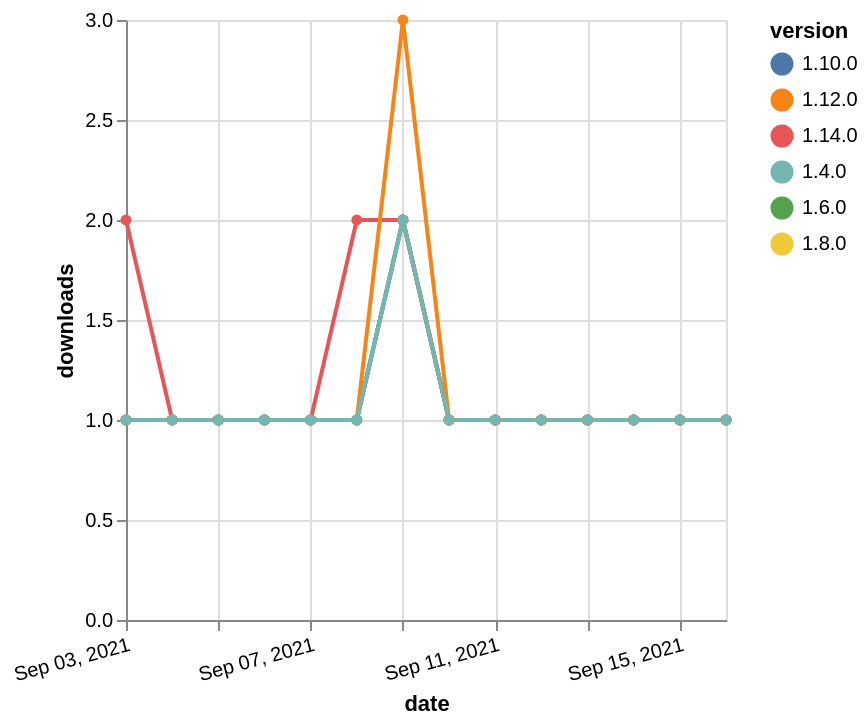

Vega-Lite specification for this chart:
### Vega-Lite specification from a JSON file in a GitHub repository (floating-point values rounded to 4 significant figures)
{"$schema": "https://vega.github.io/schema/vega-lite/v5.json", "description": "A simple bar chart with embedded data.", "data": {"values": [{"date": "2021-09-03", "total": 194, "delta": 1, "version": "1.6.0"}, {"date": "2021-09-04", "total": 195, "delta": 1, "version": "1.6.0"}, {"date": "2021-09-05", "total": 196, "delta": 1, "version": "1.6.0"}, {"date": "2021-09-06", "total": 197, "delta": 1, "version": "1.6.0"}, {"date": "2021-09-07", "total": 198, "delta": 1, "version": "1.6.0"}, {"date": "2021-09-08", "total": 199, "delta": 1, "version": "1.6.0"}, {"date": "2021-09-09", "total": 201, "delta": 2, "version": "1.6.0"}, {"date": "2021-09-10", "total": 202, "delta": 1, "version": "1.6.0"}, {"date": "2021-09-11", "total": 203, "delta": 1, "version": "1.6.0"}, {"date": "2021-09-12", "total": 204, "delta": 1, "version": "1.6.0"}, {"date": "2021-09-13", "total": 205, "delta": 1, "version": "1.6.0"}, {"date": "2021-09-14", "total": 206, "delta": 1, "version": "1.6.0"}, {"date": "2021-09-15", "total": 207, "delta": 1, "version": "1.6.0"}, {"date": "2021-09-16", "total": 208, "delta": 1, "version": "1.6.0"}, {"date": "2021-09-03", "total": 185, "delta": 1, "version": "1.8.0"}, {"date": "2021-09-04", "total": 186, "delta": 1, "version": "1.8.0"}, {"date": "2021-09-05", "total": 187, "delta": 1, "version": "1.8.0"}, {"date": "2021-09-06", "total": 188, "delta": 1, "version": "1.8.0"}, {"date": "2021-09-07", "total": 189, "delta": 1, "version": "1.8.0"}, {"date": "2021-09-08", "total": 190, "delta": 1, "version": "1.8.0"}, {"date": "2021-09-09", "total": 192, "delta": 2, "version": "1.8.0"}, {"date": "2021-09-10", "total": 193, "delta": 1, "version": "1.8.0"}, {"date": "2021-09-11", "total": 194, "delta": 1, "version": "1.8.0"}, {"date": "2021-09-12", "total": 195, "delta": 1, "version": "1.8.0"}, {"date": "2021-09-13", "total": 196, "delta": 1, "version": "1.8.0"}, {"date": "2021-09-14", "total": 197, "delta": 1, "version": "1.8.0"}, {"date": "2021-09-15", "total": 198, "delta": 1, "version": "1.8.0"}, {"date": "2021-09-16", "total": 199, "delta": 1, "version": "1.8.0"}, {"date": "2021-09-03", "total": 159, "delta": 1, "version": "1.10.0"}, {"date": "2021-09-04", "total": 160, "delta": 1, "version": "1.10.0"}, {"date": "2021-09-05", "total": 161, "delta": 1, "version": "1.10.0"}, {"date": "2021-09-06", "total": 162, "delta": 1, "version": "1.10.0"}, {"date": "2021-09-07", "total": 163, "delta": 1, "version": "1.10.0"}, {"date": "2021-09-08", "total": 164, "delta": 1, "version": "1.10.0"}, {"date": "2021-09-09", "total": 166, "delta": 2, "version": "1.10.0"}, {"date": "2021-09-10", "total": 167, "delta": 1, "version": "1.10.0"}, {"date": "2021-09-11", "total": 168, "delta": 1, "version": "1.10.0"}, {"date": "2021-09-12", "total": 169, "delta": 1, "version": "1.10.0"}, {"date": "2021-09-13", "total": 170, "delta": 1, "version": "1.10.0"}, {"date": "2021-09-14", "total": 171, "delta": 1, "version": "1.10.0"}, {"date": "2021-09-15", "total": 172, "delta": 1, "version": "1.10.0"}, {"date": "2021-09-16", "total": 173, "delta": 1, "version": "1.10.0"}, {"date": "2021-09-03", "total": 126, "delta": 2, "version": "1.14.0"}, {"date": "2021-09-04", "total": 127, "delta": 1, "version": "1.14.0"}, {"date": "2021-09-05", "total": 128, "delta": 1, "version": "1.14.0"}, {"date": "2021-09-06", "total": 129, "delta": 1, "version": "1.14.0"}, {"date": "2021-09-07", "total": 130, "delta": 1, "version": "1.14.0"}, {"date": "2021-09-08", "total": 132, "delta": 2, "version": "1.14.0"}, {"date": "2021-09-09", "total": 134, "delta": 2, "version": "1.14.0"}, {"date": "2021-09-10", "total": 135, "delta": 1, "version": "1.14.0"}, {"date": "2021-09-11", "total": 136, "delta": 1, "version": "1.14.0"}, {"date": "2021-09-12", "total": 137, "delta": 1, "version": "1.14.0"}, {"date": "2021-09-13", "total": 138, "delta": 1, "version": "1.14.0"}, {"date": "2021-09-14", "total": 139, "delta": 1, "version": "1.14.0"}, {"date": "2021-09-15", "total": 140, "delta": 1, "version": "1.14.0"}, {"date": "2021-09-16", "total": 141, "delta": 1, "version": "1.14.0"}, {"date": "2021-09-03", "total": 185, "delta": 1, "version": "1.12.0"}, {"date": "2021-09-04", "total": 186, "delta": 1, "version": "1.12.0"}, {"date": "2021-09-05", "total": 187, "delta": 1, "version": "1.12.0"}, {"date": "2021-09-06", "total": 188, "delta": 1, "version": "1.12.0"}, {"date": "2021-09-07", "total": 189, "delta": 1, "version": "1.12.0"}, {"date": "2021-09-08", "total": 190, "delta": 1, "version": "1.12.0"}, {"date": "2021-09-09", "total": 193, "delta": 3, "version": "1.12.0"}, {"date": "2021-09-10", "total": 194, "delta": 1, "version": "1.12.0"}, {"date": "2021-09-11", "total": 195, "delta": 1, "version": "1.12.0"}, {"date": "2021-09-12", "total": 196, "delta": 1, "version": "1.12.0"}, {"date": "2021-09-13", "total": 197, "delta": 1, "version": "1.12.0"}, {"date": "2021-09-14", "total": 198, "delta": 1, "version": "1.12.0"}, {"date": "2021-09-15", "total": 199, "delta": 1, "version": "1.12.0"}, {"date": "2021-09-16", "total": 200, "delta": 1, "version": "1.12.0"}, {"date": "2021-09-03", "total": 243, "delta": 1, "version": "1.4.0"}, {"date": "2021-09-04", "total": 244, "delta": 1, "version": "1.4.0"}, {"date": "2021-09-05", "total": 245, "delta": 1, "version": "1.4.0"}, {"date": "2021-09-06", "total": 246, "delta": 1, "version": "1.4.0"}, {"date": "2021-09-07", "total": 247, "delta": 1, "version": "1.4.0"}, {"date": "2021-09-08", "total": 248, "delta": 1, "version": "1.4.0"}, {"date": "2021-09-09", "total": 250, "delta": 2, "version": "1.4.0"}, {"date": "2021-09-10", "total": 251, "delta": 1, "version": "1.4.0"}, {"date": "2021-09-11", "total": 252, "delta": 1, "version": "1.4.0"}, {"date": "2021-09-12", "total": 253, "delta": 1, "version": "1.4.0"}, {"date": "2021-09-13", "total": 254, "delta": 1, "version": "1.4.0"}, {"date": "2021-09-14", "total": 255, "delta": 1, "version": "1.4.0"}, {"date": "2021-09-15", "total": 256, "delta": 1, "version": "1.4.0"}, {"date": "2021-09-16", "total": 257, "delta": 1, "version": "1.4.0"}]}, "width": "container", "mark": {"type": "line", "point": {"filled": true}}, "encoding": {"x": {"field": "date", "type": "temporal", "timeUnit": "yearmonthdate", "title": "date", "axis": {"labelAngle": -15}}, "y": {"field": "delta", "type": "quantitative", "title": "downloads"}, "color": {"field": "version", "type": "nominal"}, "tooltip": {"field": "delta"}}}
